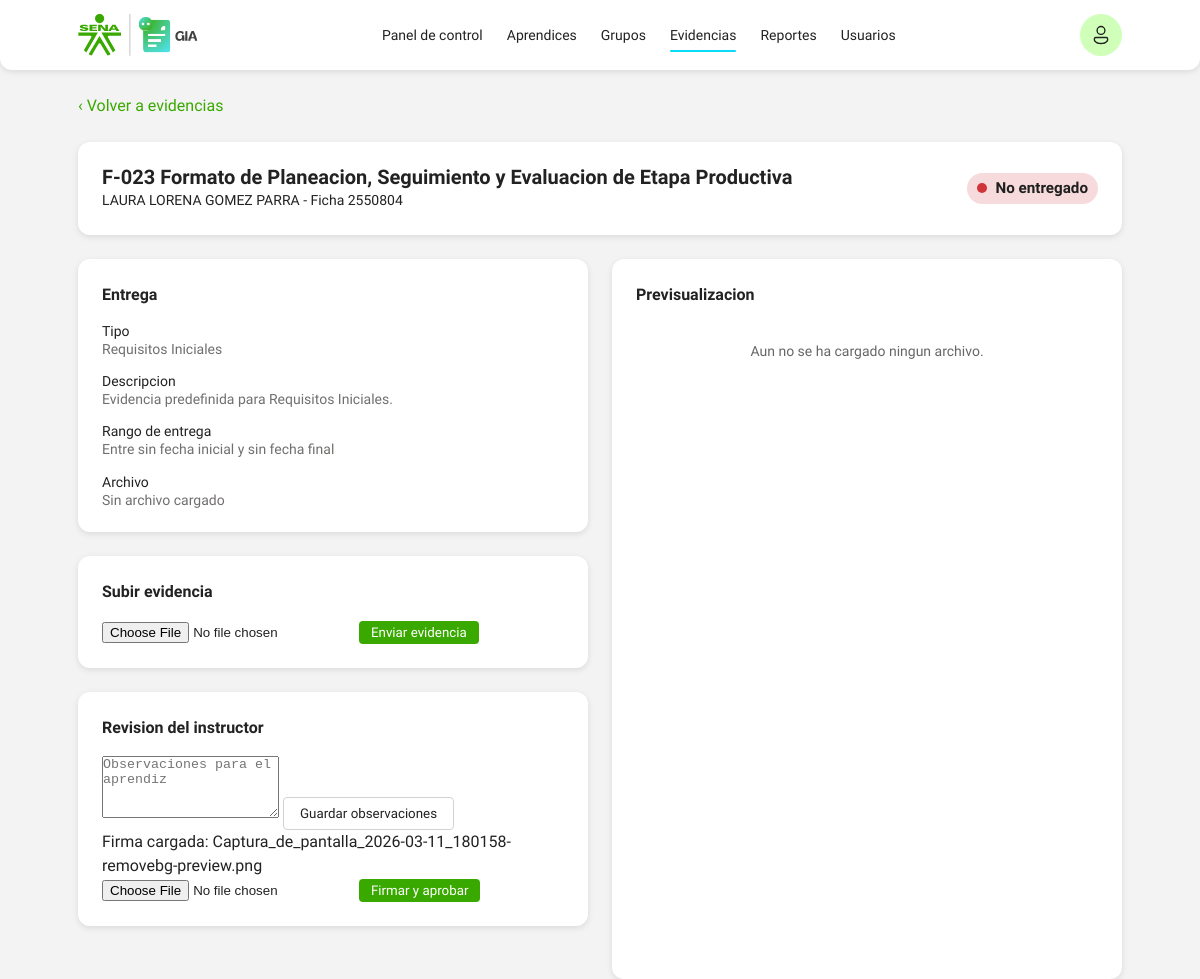
Page /evidences/1 (signed in) on the committed database.
### models/evidence.py (models this page shows)
class EvidenceActivity(db.Model):
    __tablename__ = "evidence_activity"
    id = db.Column(db.Integer, primary_key=True)
    group_id = db.Column(db.Integer, db.ForeignKey("training_group.id"), nullable=False)
    evidence_type = db.Column(db.String(80), nullable=False)
    title = db.Column(db.String(180), nullable=False)
    description = db.Column(db.Text, nullable=True)
    due_start = db.Column(db.String(40), nullable=True)
    due_end = db.Column(db.String(40), nullable=True)
    is_default = db.Column(db.Boolean, default=True)
    created_at = db.Column(db.DateTime, default=datetime.utcnow)
    group = db.relationship("TrainingGroup", back_populates="evidence_activities")
    submissions = db.relationship(
        "EvidenceSubmission",
        back_populates="activity",
        lazy="select",
        cascade="all, delete-orphan",
    )

class EvidenceSubmission(db.Model):
    __tablename__ = "evidence_submission"
    id = db.Column(db.Integer, primary_key=True)
    activity_id = db.Column(db.Integer, db.ForeignKey("evidence_activity.id"), nullable=False)
    apprentice_id = db.Column(db.Integer, db.ForeignKey("apprentice.id"), nullable=False)
    status = db.Column(db.String(40), nullable=False, default=EVIDENCE_STATUS_NOT_SUBMITTED)
    observations = db.Column(db.Text, nullable=True)
    file_name = db.Column(db.String(255), nullable=True)
    file_path = db.Column(db.String(255), nullable=True)
    signature_file_name = db.Column(db.String(255), nullable=True)
    signature_file_path = db.Column(db.String(255), nullable=True)
    uploaded_at = db.Column(db.DateTime, nullable=True)
    approved_at = db.Column(db.DateTime, nullable=True)
    approved_by_id = db.Column(db.Integer, db.ForeignKey("user.id"), nullable=True)
    created_at = db.Column(db.DateTime, default=datetime.utcnow)
    activity = db.relationship("EvidenceActivity", back_populates="submissions")
    apprentice = db.relationship("Apprentice", back_populates="evidence_submissions")
    approved_by = db.relationship("User", foreign_keys=[approved_by_id], lazy="select")
    @property
    def status_label(self):
        return EVIDENCE_STATUS_LABELS.get(self.status, self.status)
    @property
    def status_color(self):
        return EVIDENCE_STATUS_COLORS.get(self.status, "#737373")

class InstructorSignature(db.Model):
    __tablename__ = "instructor_signature"
    id = db.Column(db.Integer, primary_key=True)
    user_id = db.Column(db.Integer, db.ForeignKey("user.id"), unique=True, nullable=False)
    file_name = db.Column(db.String(255), nullable=False)
    file_path = db.Column(db.String(255), nullable=False)
    created_at = db.Column(db.DateTime, default=datetime.utcnow)
    updated_at = db.Column(db.DateTime, default=datetime.utcnow, onupdate=datetime.utcnow)
    user = db.relationship("User", backref=db.backref("signature", uselist=False), lazy="select")

### models/apprentice.py (models this page shows)
class Apprentice(db.Model):
    __tablename__ = "apprentice"
    id = db.Column(db.Integer, primary_key=True)
    created_by = db.Column(db.Integer, db.ForeignKey("user.id"), nullable=False)
    student_user_id = db.Column(db.Integer, db.ForeignKey("user.id"), nullable=True)
    group_id = db.Column(db.Integer, db.ForeignKey("training_group.id"), nullable=True, index=True)
    group_number = db.Column(db.String(30), nullable=False, index=True)
    document_type = db.Column(db.String(30), nullable=False)
    document_number = db.Column(db.String(30), unique=True, nullable=False, index=True)
    first_names = db.Column(db.String(120), nullable=False)
    last_names = db.Column(db.String(120), nullable=False)
    gender = db.Column(db.String(20), nullable=True)
    phone = db.Column(db.String(30), nullable=True)
    email = db.Column(db.String(150), nullable=True)
    municipality_origin = db.Column(db.String(120), nullable=True)
    program_name = db.Column(db.String(150), nullable=True)
    program_level = db.Column(db.String(80), nullable=True)
    group_validity = db.Column(db.String(80), nullable=True)
    lead_instructor = db.Column(db.String(150), nullable=True)
    followup_instructor = db.Column(db.String(150), nullable=True)
    followup_instructor_email = db.Column(db.String(150), nullable=True)
    ep_modality = db.Column(db.String(120), nullable=True)
    sofia_status = db.Column(db.String(80), nullable=True)
    practice_start_date = db.Column(db.String(40), nullable=True)
    practice_end_date = db.Column(db.String(40), nullable=True)
    followup_moment1_start = db.Column(db.String(40), nullable=True)
    followup_moment1_end = db.Column(db.String(40), nullable=True)
    followup_moment2_start = db.Column(db.String(40), nullable=True)
    followup_moment2_end = db.Column(db.String(40), nullable=True)
    followup_moment3_start = db.Column(db.String(40), nullable=True)
    followup_moment3_end = db.Column(db.String(40), nullable=True)
    followup_moment4_start = db.Column(db.String(40), nullable=True)
    followup_moment4_end = db.Column(db.String(40), nullable=True)
    company_name = db.Column(db.String(150), nullable=True)
    company_municipality = db.Column(db.String(120), nullable=True)
    company_address = db.Column(db.String(180), nullable=True)
    coformador_name = db.Column(db.String(150), nullable=True)
    coformador_email = db.Column(db.String(150), nullable=True)
    coformador_phone = db.Column(db.String(30), nullable=True)
    arl_responsible = db.Column(db.String(150), nullable=True)
    continues_company = db.Column(db.String(30), nullable=True)
    individual_management = db.Column(db.Text, nullable=True)
    followup_moments = db.Column(db.String(200), nullable=True)
    evaluation_date = db.Column(db.String(40), nullable=True)
    english_results = db.Column(db.String(120), nullable=True)
    created_at = db.Column(db.DateTime, default=datetime.utcnow)
    group = db.relationship("TrainingGroup", back_populates="apprentices", lazy="joined")
    bitacoras = db.relationship(
        "Bitacora",
        backref="apprentice",
        lazy="select",
        cascade="all, delete-orphan",
        order_by="desc(Bitacora.created_at)",
    )
    student_user = db.relationship("User", foreign_keys=[student_user_id], lazy="select")
    evidence_submissions = db.relationship(
        "EvidenceSubmission",
        back_populates="apprentice",
        lazy="select",
        cascade="all, delete-orphan",
    )
    @property
    def full_name(self):
        return f"{self.first_names} {self.last_names}".strip()

### routes/evidences.py (the view)
@evidences_bp.route("/<int:submission_id>")
@login_required
def detail(submission_id):
    submission = EvidenceSubmission.query.get_or_404(submission_id)
    if current_user.role == "aprendiz" and submission.apprentice.student_user_id != current_user.id:
        flash("No tienes permisos para ver esta evidencia.", "warning")
        return redirect(url_for("evidences.index"))
    return render_template(
        "evidences/detail.html",
        submission=submission,
        status_labels=EVIDENCE_STATUS_LABELS,
        status_colors=EVIDENCE_STATUS_COLORS,
        signature=InstructorSignature.query.filter_by(user_id=current_user.id).first(),
    )

### services/auth_helpers.py (called while the page is built)
@login_manager.user_loader
def load_user(user_id):
    return User.query.get(int(user_id))

### templates/evidences/detail.html (shortened to what this page needs)
{% extends "base.html" %}
{% block content %}
<a class="back-link" href="{{ url_for('evidences.index') }}">‹ Volver a evidencias</a>
<section class="hero-card">
  <div>
    <h1>{{ submission.activity.title }}</h1>
    <p>{{ submission.apprentice.full_name }} - Ficha {{ submission.apprentice.group_number }}</p>
  </div>
  <span class="evidence-status evidence-status--large" style="--status-color: {{ submission.status_color }}">{{ submission.status_label }}</span>
</section>
<section class="detail-layout">
  <div class="detail-column">
    <article class="info-card">
      <h2>Entrega</h2>
      <dl>
        <dt>Tipo</dt>
        <dd>{{ submission.activity.evidence_type }}</dd>
        <dt>Descripcion</dt>
        <dd>{{ submission.activity.description or 'Sin descripcion' }}</dd>
        <dt>Rango de entrega</dt>
        <dd>Entre {{ submission.activity.due_start or 'sin fecha inicial' }} y {{ submission.activity.due_end or 'sin fecha final' }}</dd>
        <dt>Archivo</dt>
        <dd>{{ submission.file_name or 'Sin archivo cargado' }}</dd>
      </dl>
    </article>
    {% if current_user.role in ['aprendiz', 'docente', 'super_admin'] and submission.status != 'aprobado' %}
    <article class="info-card">
      <h2>Subir evidencia</h2>
      <form method="post" enctype="multipart/form-data" action="{{ url_for('evidences.upload', submission_id=submission.id) }}" class="filters-grid">
        <input type="file" name="file" required>
        <button class="primary-btn" type="submit">Enviar evidencia</button>
      </form>
    </article>
    {% endif %}
    {% if current_user.role in ['docente', 'super_admin'] %}
    <article class="info-card">
      <h2>Revision del instructor</h2>
      <form method="post" action="{{ url_for('evidences.observe', submission_id=submission.id) }}">
        <textarea name="observations" rows="4" placeholder="Observaciones para el aprendiz">{{ submission.observations or '' }}</textarea>
        <button class="ghost-btn" type="submit">Guardar observaciones</button>
      </form>
      <form method="post" enctype="multipart/form-data" action="{{ url_for('evidences.approve', submission_id=submission.id) }}">
        {% if signature %}
          <p>Firma cargada: {{ signature.file_name }}</p>
        {% else %}
          <p>Carga tu firma para aprobar la primera evidencia.</p>
        {% endif %}
        <input type="file" name="signature" accept="image/*">
        <button class="primary-btn" type="submit">Firmar y aprobar</button>
      </form>
    </article>
    {% endif %}
  </div>
  <div class="detail-column">
    <article class="info-card evidence-preview-card">
      <h2>Previsualizacion</h2>
      {% if submission.file_path %}
        {% if submission.file_name and submission.file_name.lower().endswith('.pdf') %}
          <iframe class="pdf-preview" src="{{ url_for('evidences.preview', submission_id=submission.id) }}"></iframe>
        {% else %}
          <p>Este archivo no es PDF. Puedes descargarlo para revisarlo.</p>
        {% endif %}
        <a class="ghost-btn" href="{{ url_for('evidences.download', submission_id=submission.id) }}">Descargar documento</a>
      {% else %}
        <p class="empty-state">Aun no se ha cargado ningun archivo.</p>
      {% endif %}
    </article>
  </div>
</section>
{% endblock %}

### static/css/base.css (style rules this page uses)
* { box-sizing: border-box; margin: 0; padding: 0; }
body { font-family: var(--font-family); background: var(--bg); color: var(--text); line-height: 1.5; }
a { text-decoration: none; color: inherit; }
button { font-family: var(--font-family); cursor: pointer; }

### static/css/componets.css (style rules this page uses)
.primary-btn { display: inline-flex; align-items: center; justify-content: center; background: var(--green); padding: 4px 12px; color: #fff; border: 0; border-radius: var(--space-xs); cursor: pointer; transition: background 0.3s ease-in-out; }
.ghost-btn { background: transparent; border: 1px solid var(--line); padding: var(--space-sm) var(--space-md); border-radius: var(--space-xs); font-weight: 400; color: var(--text); cursor: pointer; }
.detail-layout { display: grid; grid-template-columns: 1fr 1fr; gap: 24px; align-items: start; }
.detail-column { display: grid; gap: 24px; }
.hero-card { display: flex; justify-content: space-between; align-items: center; padding: 24px; margin-bottom: 24px; background: var(--surface); border-radius: var(--radius); box-shadow: var(--shadow); }
.hero-card h1 { margin: 0; font-size: 20px; line-height: 1.1; }
.hero-card p { margin: 2px 0 0; font-size: 14px; }
.back-link { display: inline-flex; align-items: center; color: var(--green); text-decoration: none; font-size: 16px; margin-bottom: 24px; padding-top: 24px; cursor: pointer; transition: color 0.3s ease-in-out; }
.info-card { display: flex; flex-direction: column; overflow: hidden; border-radius: var(--radius); padding: 24px; background: var(--surface); box-shadow: var(--shadow); }
.info-card h2 { display: flex; align-items: center; gap: 8px; font-size: 1.1rem; margin: 0 0 12px; color: var(--text); }
.info-card h2 { font-size: 1rem; font-weight: 600; color: var(--text); margin-bottom: 16px; }
dl { margin: 0; display: grid; gap: 16px; }
dt { font-size: 14px; line-height: 1.15; }
dd { margin: -14px 0 0; color: var(--muted); font-size: 14px; line-height: 1.15; }

### static/css/tokens.css (style rules this page uses)
:root { --font-family: 'Work Sans', sans-serif; --green: #39a900; --darkgreen: #007832; --navy: #00304d; --cyan: #09daf6; --danger: #d13438; --darkdanger: #a32f2f; --muted: #706f6e; --darkmuted: #404040; --text: #222; --surface: #fff; --bg: #f3f3f3; --line: #d2d2d2; --space-xs: 4px; --space-sm: 8px; --space-md: 16px; --space-lg: 24px; --radius: 12px; --shadow: 0 2px 6px rgba(0,0,0,0.1); }

### static/css/tokens2.css (style rules this page uses)
:root { --font-family: 'Work Sans', sans-serif; --colorneutral-1: #ffffff; --colorneutral-2: #f3f3f3; --colorneutral-3: #d2d2d2; --colorneutral-4: #706f6e; --colorneutral-5: #404040; --colorneutral-6: #222222; --colorgreen-1: #39a900; --colorgreen-2: #007832; --colornavy-1: #00304d; --colorcyan-1: #09daf6; --colorviolet-1: #71277a; --coloryellow-1: #fdc300; --colororange-1: #ff6b00; --colorred-1: #d13438; --colorred-2: #a32f2f; --space-s: 4px; --space-m: 8px; --space-l: 12px; --space-xl: 16px; --radius-1: 4px; --radius-2: 8px; --radius-3: 12px; --shadow: 0 2px 6px rgba(0,0,0,0.1); }

### static/css/utilities.css (style rules this page uses)
.empty-state { padding: var(--space-lg); text-align: center; color: var(--muted); font-size: 14px; }

### static/css/apprentices.css (style rules this page uses)
.empty-state { text-align: center; padding: 18px; color: #666; }
.evidence-status { display: inline-flex; align-items: center; gap: 8px; width: fit-content; padding: 4px 10px; border-radius: 999px; background: color-mix(in srgb, var(--status-color) 18%, white); color: #1f1f1f; font-weight: 700; }
.evidence-status::before { content: ""; width: 10px; height: 10px; border-radius: 50%; background: var(--status-color); }
.evidence-status--large { align-self: center; font-size: 0.95rem; }
.evidence-preview-card { min-height: 720px; }

### rows in the picture
EvidenceActivity: activity "F-023 Formato de Planeacion, Seguimiento y Evaluacion de Etapa Productiva", activity.evidence_type "Requisitos Iniciales", activity "Evidencia predefinida para Requisitos Iniciales.", activity "sin fecha inicial", activity "sin fecha final"
Apprentice: apprentice.full_name "LAURA LORENA GOMEZ PARRA", apprentice.group_number "2550804"
EvidenceSubmission: status_label "No entregado", file_name "Sin archivo cargado"
InstructorSignature: file_name "Captura_de_pantalla_2026-03-11_180158-removebg-preview.png"
